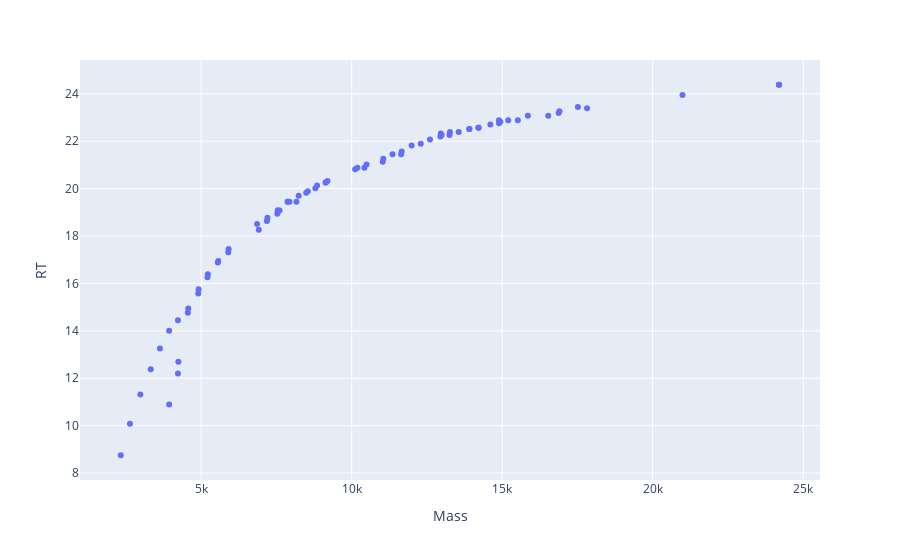

This figure's notebook cell:
### Code cell
# df_3p = pd.read_excel('/Users/bryan/Documents/BioPharmaFinder/BaoLab/MassSum/FirstBatch/Group_24203/24203_3p_s3.xlsx')
plotly_zone(df_5p)
